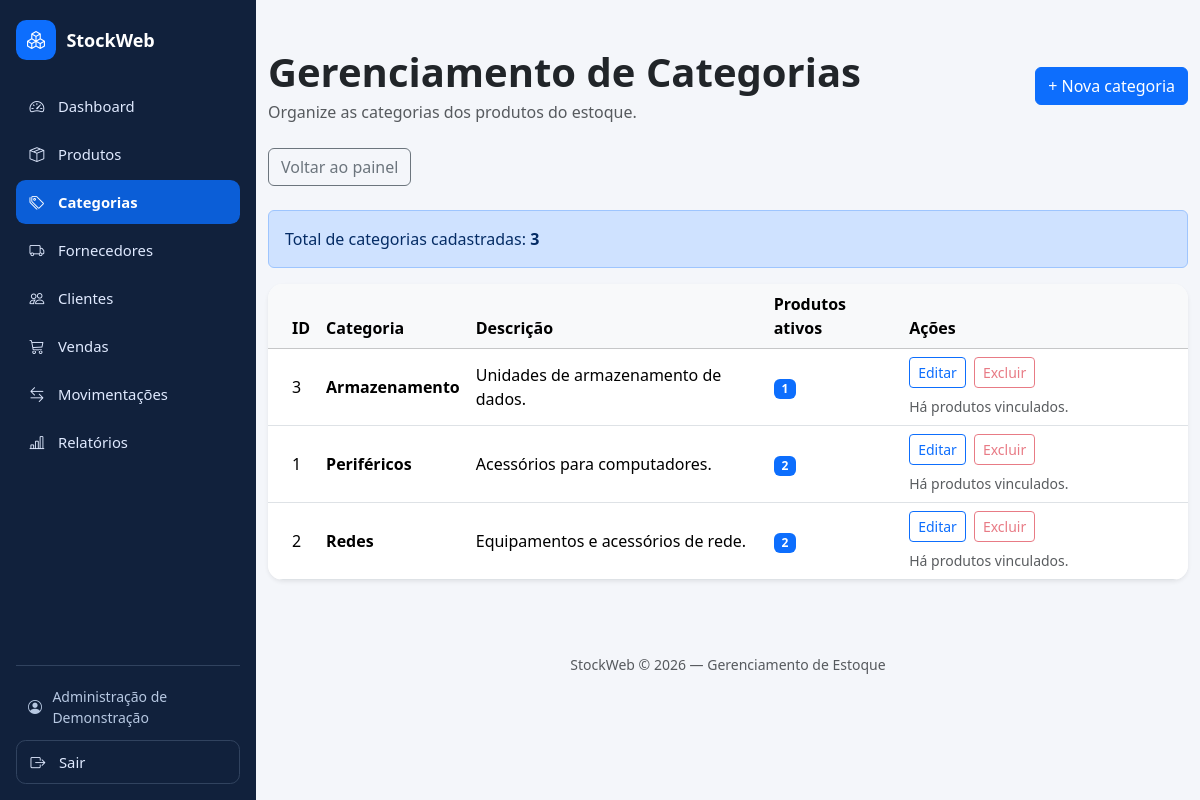
Page /categorias.php (signed in) on the committed database.
### tables this page shows
CREATE TABLE `categorias` (
  `id` int NOT NULL AUTO_INCREMENT,
  `nome` varchar(100) NOT NULL,
  `descricao` text,
  PRIMARY KEY (`id`),
  UNIQUE KEY `nome` (`nome`)
);

### public/categoria_funcoes.php (called while the page is built, shortened)
<?php
function e($valor) {
    return htmlspecialchars((string) $valor, ENT_QUOTES | ENT_SUBSTITUTE, 'UTF-8');
}
        ?>

### public/categorias.php (the view, shortened to what this page needs)
<?php
require_once __DIR__ . '/categoria_funcoes.php';
require_once '/var/www/stockweb/config/database.php';
$stmt = $pdo->query("
    SELECT
        c.id,
        c.nome,
        c.descricao,
        COUNT(CASE WHEN p.ativo = 1 THEN p.id END) AS total_produtos,
        COUNT(p.id) AS total_vinculos
    FROM categorias c
    LEFT JOIN produtos p
        ON p.categoria_id = c.id
    GROUP BY c.id, c.nome, c.descricao
    ORDER BY c.nome ASC
");
$categorias = $stmt->fetchAll(PDO::FETCH_ASSOC);
require_once '/var/www/stockweb/includes/layout.php';
?>
<!DOCTYPE html>
<html lang="pt-BR">
<head>
    <link
        href="https://cdn.jsdelivr.net/npm/bootstrap@5.3.3/dist/css/bootstrap.min.css"
        rel="stylesheet"
    >
</head>
<body>
    <main class="container py-5">
        <div class="d-flex flex-wrap justify-content-between
                    align-items-center gap-3 mb-4">
            <div>
                <h1 class="fw-bold mb-1">
                    Gerenciamento de Categorias
                </h1>
                <p class="text-muted mb-0">
                    Organize as categorias dos produtos do estoque.
                </p>
            </div>
            <a href="categoria_nova.php" class="btn btn-primary">
                + Nova categoria
            </a>
        </div>
        <div class="mb-4">
            <a href="dashboard.php"
               class="btn btn-outline-secondary">
                Voltar ao painel
            </a>
        </div>
        <div class="alert alert-primary">
            Total de categorias cadastradas:
            <strong><?= count($categorias) ?></strong>
        </div>
        <div class="card table-card shadow-sm">
            <div class="card-body p-0">
                <div class="table-responsive">
                    <table class="table table-hover align-middle mb-0">
                        <thead class="table-light">
                            <tr>
                                <th class="ps-4">ID</th>
                                <th>Categoria</th>
                                <th>Descrição</th>
                                <th>Produtos ativos</th>
                                <th>Ações</th>
                            </tr>
                        </thead>
                        <tbody>
                            <?php if (empty($categorias)): ?>
                                <tr>
                                    <td colspan="5"
                                        class="text-center py-4">
                                        Nenhuma categoria cadastrada.
                                    </td>
                                </tr>
                            <?php else: ?>
                                <?php foreach ($categorias as $categoria): ?>
                                    <tr>
                                        <td class="ps-4">
                                            <?= (int) $categoria['id'] ?>
                                        </td>
                                        <td class="fw-semibold">
                                            <?= e($categoria['nome']) ?>
                                        </td>
                                        <td>
                                            <?= e($categoria['descricao'] ?? '-') ?>
                                        </td>
                                        <td>
                                            <span class="badge bg-primary">
                                                <?= (int) $categoria['total_produtos'] ?>
                                            </span>
                                        </td>
                                        <td>
                                            <div class="d-flex flex-wrap gap-2">
                                                <a href="categoria_editar.php?id=<?= (int) $categoria['id'] ?>"
                                                   class="btn btn-outline-primary btn-sm">
                                                    Editar
                                                </a>
                                                <?php if ((int) $categoria['total_vinculos'] > 0): ?>
                                                    <button type="button" class="btn btn-outline-danger btn-sm"
                                                            disabled aria-describedby="vinculos-<?= (int) $categoria['id'] ?>">
                                                        Excluir
                                                    </button>
                                                    <small id="vinculos-<?= (int) $categoria['id'] ?>" class="text-muted w-100">
                                                        Há produtos vinculados.
                                                    </small>
                                                <?php endif; ?>
                                            </div>
                                        </td>
                                    </tr>
                                <?php endforeach; ?>
                            <?php endif; ?>
                        </tbody>
                    </table>
                </div>
            </div>
        </div>
    </main>
    <footer class="text-center text-muted py-4">
        <small>
            StockWeb © 2026 — Gerenciamento de Estoque
        </small>
    </footer>
</body>
</html>

### public/assets/css/sidebar.css (style rules this page uses)
:root { --stockweb-sidebar-width: 16rem; --stockweb-sidebar-bg: #11213c; --stockweb-sidebar-border: #31435f; --stockweb-sidebar-accent: #0d6efd; }

### public/categorias.php (style rules this page uses)
body { background-color: #f4f6fa; }
.table-card { border: none; border-radius: 15px; overflow: hidden; }

### rows in the picture
categorias: id "3", nome "Armazenamento", descricao "Unidades de armazenamento de dados.", total_produtos "1"
categorias: id "1", nome "Periféricos", descricao "Acessórios para computadores.", total_produtos "2"
categorias: id "2", nome "Redes", descricao "Equipamentos e acessórios de rede.", total_produtos "2"

### other values in the picture
$rotulo "Dashboard"
$rotulo "Produtos"
$rotulo "Categorias"
$rotulo "Fornecedores"
$rotulo "Clientes"
$rotulo "Vendas"
$rotulo "Movimentações"
$rotulo "Relatórios"
$nomeUsuario "Administração de Demonstração"
count($categorias) "3"
